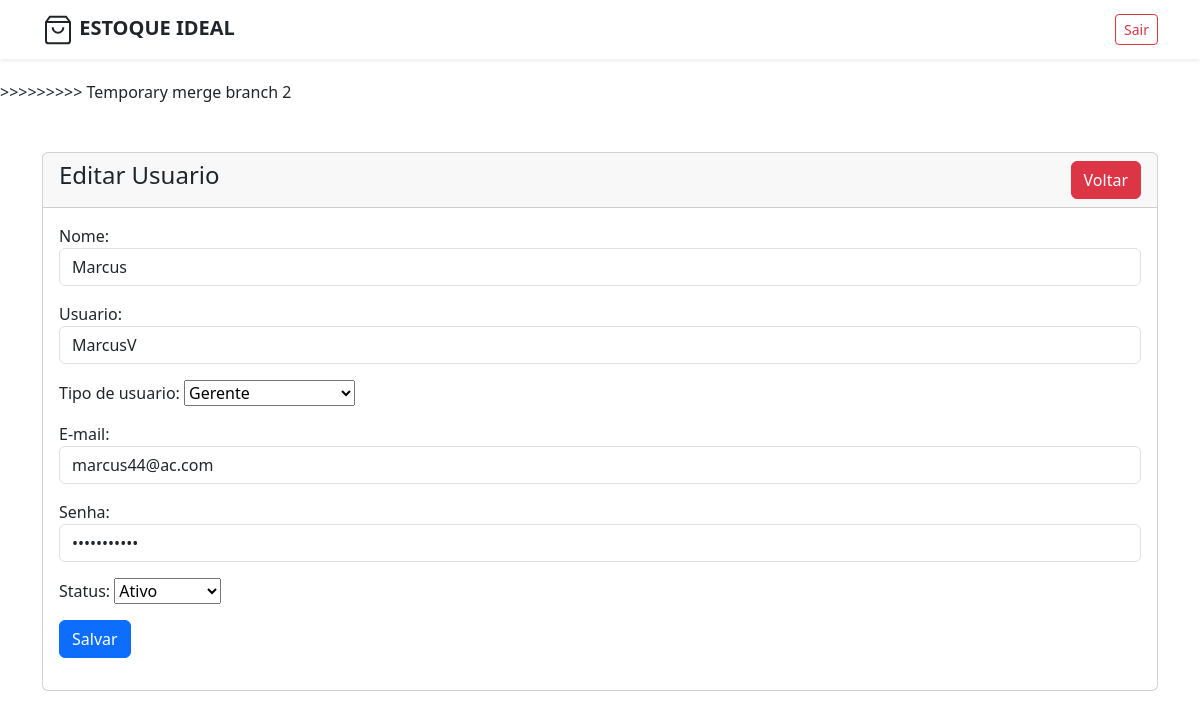
Page /pages/editarOusuario.php?id=1 (signed in) on the committed database.
### tables this page shows
CREATE TABLE `usuarios` (
  `id` int(11) NOT NULL,
  `nome` varchar(255) NOT NULL,
  `usuario` varchar(50) NOT NULL,
  `tipo_usuario` varchar(100) NOT NULL,
  `senha` varchar(255) NOT NULL,
  `email` varchar(100) NOT NULL,
  `data_cadastro` datetime NOT NULL,
  `data_atualizacao` datetime NOT NULL,
  `status` int(1) NOT NULL
);

### crud/pesquisa_usuarios.php (called while the page is built)
<?php
class pesquisa{
    function buscarUsuarios($conn, $id = null){
        $lista = array();
        if($id != null){
            $sql = "SELECT * FROM usuarios WHERE id = '$id'";
        } else {
            $sql = "SELECT * FROM usuarios";
        }
        $resultado = mysqli_query($conn, $sql);
        if($resultado){
            while ($row = mysqli_fetch_assoc($resultado)){
                array_push($lista, $row);
            };
        }
        return $lista;
    }
}
?>

### pages/editarOusuario.php (the view, shortened to what this page needs)
<?php
include('../crud/pesquisa_usuarios.php');
include('../crud/usuarioCRUD.php');
?>
<!doctype html>
<html lang="pt-br">
<head>
    <link href="https://cdn.jsdelivr.net/npm/bootstrap@5.3.5/dist/css/bootstrap.min.css" rel="stylesheet">
</head>
<body>
    <?php include('../assets/navbar/navbar.php');  ?>
    <div class="container mt-5">
        <div class="row">
            <div class="col-md-12">
                <div class="card">
                    <div class="card-header">
                        <h4>Editar Usuario
                            <a href="usuarios.php" class="btn btn-danger float-end">Voltar</a>
                        </h4>
                    </div>
                    <div class="card-body">
                        <?php
                        if(isset($_GET['id'])){
                           $usuario_id = $_GET['id'];
                           $PesquisaUsuario = new pesquisa();
                           $pesquisaComID = $PesquisaUsuario->buscarUsuarios($conn, $usuario_id);
                           foreach($pesquisaComID as $rowUsuarioPorID):
                            ?>
                            <form action="../crud/usuarioCRUD.php" method="POST">
                            <div class="mb-3">
                                <label for="Nome">Nome:</label><br>
                                <input type="text" id="nome" name="nome" class="form-control" value="<?=$rowUsuarioPorID['nome']?>" required>
                             </div>
                            <div class="mb-3">
                                <label for="usuario">Usuario:</label><br>
                                <input type="text" id="usuario" name="usuario" class="form-control" value="<?=$rowUsuarioPorID['usuario']?>"required>
                            </div>
                            <div class="mb-3">
                                <label for="tipoUsuario">Tipo de usuario:</label>
                                <select name="tipo_usuario" id="tipo_usuario">
                                    <option value="gerente"<?= ($rowUsuarioPorID['tipo_usuario'] == 'gerente') ? 'selected' : '' ?>>Gerente</option>
                                </select>
                            </div>
                            <div class="mb-3">
                                <label for="email">E-mail:</label>
                                <input type="email" id="email" name="email" class="form-control" value="<?=$rowUsuarioPorID['email']?>"required>
                            </div>
                            <div class="mb-3">
                                <label for="senha">Senha: </label><br>
                                <input type="password" id="senha" name="senha" class="form-control" value="<?=$rowUsuarioPorID['senha']?>"required>
                            </div>
                            <div class="mb-3">
                                <label for="status">Status:</label>
                                <select name="status" id="status">
                                    <option value="1"<?= ($rowUsuarioPorID['status'] == '1') ? 'selected' : '' ?>>Ativo</option>
                                </select>
                            </div>
                            <div class="mb-3">
                                <button type="submit" name="editar_usuario" class="btn btn-primary"> Salvar </button>
                            </div>
                            </form>
                            <?php
                           endforeach;
                          }else{
                            echo "<h5>Usuario não encontrado</h5>";
                          }
                            ?>
                        </div>
                </div>
            </div>
        </div>
    </div>
</body>
</html>

### assets/navbar/navbar.php (style rules this page uses)
body { padding-top: 80px; }

### rows in the picture
usuarios: nome "Marcus", usuario "MarcusV", tipo_usuario "Gerente", email "marcus44@ac.com", status "Ativo"
